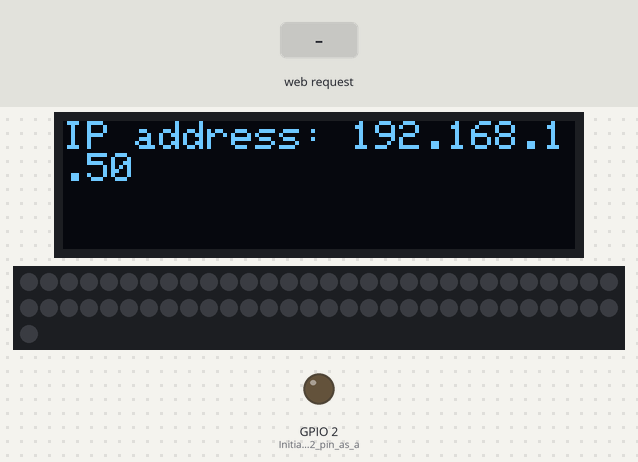
Bench run of a sketch on a simulated ESP8266 (NodeMCU). Parts: 128×32 one-colour display, 61 RGB LEDs in strip order, left to right, continuing on the next row, output pins drawn as LEDs (lit = HIGH). Inputs (shaded band) come from the test bench. WiFi joins after 1.5 s; servers stay silent unless stated; what the sketch prints to the serial monitor is not drawn.

Above: at 3.3 s.
3.4 s: HTTP request GET / received
Timing chart, 0 to 6.4 s (numbered marks = the images above; inputs shaded):
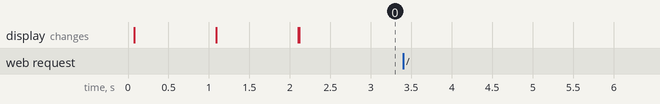

Measured:
- after the input at 3.4 s, every drawn part: stays the same

The sketch:

firstpass.ino
```cpp
// A basic everyday NeoPixel strip test program.

// NEOPIXEL BEST PRACTICES for most reliable operation:
// - Add 1000 uF CAPACITOR between NeoPixel strip's + and - connections.
// - MINIMIZE WIRING LENGTH between microcontroller board and first pixel.
// - NeoPixel strip's DATA-IN should pass through a 300-500 OHM RESISTOR.
// - AVOID connecting NeoPixels on a LIVE CIRCUIT. If you must, ALWAYS
//   connect GROUND (-) first, then +, then data.
// - When using a 3.3V microcontroller with a 5V-powered NeoPixel strip,
//   a LOGIC-LEVEL CONVERTER on the data line is STRONGLY RECOMMENDED.
// (Skipping these may work OK on your workbench but can fail in the field)

#include <SPI.h>
#include <Wire.h>
#include <Adafruit_GFX.h>
#include <Adafruit_SSD1306.h>
#include <Adafruit_NeoPixel.h>
#include <ESP8266WiFi.h>
#include <ESP8266WebServer.h>
#include <ArduinoJson.h>


#define SCREEN_WIDTH 128 // OLED display width, in pixels
#define SCREEN_HEIGHT 32 // OLED display height, in pixels
#define OLED_RESET     -1 // Reset pin # (or -1 if sharing Arduino reset pin)
#define SCREEN_ADDRESS 0x3C ///< See datasheet for Address; 0x3D for 128x64, 0x3C for 128x32
Adafruit_SSD1306 display(SCREEN_WIDTH, SCREEN_HEIGHT, &Wire, OLED_RESET);

const char* ssid     = "lavalamp";         // The SSID (name) of the Wi-Fi network you want to connect to
const char* password = "zzm313y29";


// {
//   "pin": 1,
//   "r": 255,
//   "g": 255,
//   "b": 255
// }
//
const int docSize = JSON_OBJECT_SIZE(4);
StaticJsonDocument<docSize> doc;

ESP8266WebServer server(80);

void handleRoot();              // function prototypes for HTTP handlers
void handleNotFound();

// Which pin on the Arduino is connected to the NeoPixels?
// On a Trinket or Gemma we suggest changing this to 1:
#define LED_PIN    12

// How many NeoPixels are attached to the Arduino?
#define LED_COUNT 61

// Declare our NeoPixel strip object:
Adafruit_NeoPixel strip(LED_COUNT, LED_PIN, NEO_GRB + NEO_KHZ800);
// Argument 1 = Number of pixels in NeoPixel strip
// Argument 2 = Arduino pin number (most are valid)
// Argument 3 = Pixel type flags, add together as needed:
//   NEO_KHZ800  800 KHz bitstream (most NeoPixel products w/WS2812 LEDs)
//   NEO_KHZ400  400 KHz (classic 'v1' (not v2) FLORA pixels, WS2811 drivers)
//   NEO_GRB     Pixels are wired for GRB bitstream (most NeoPixel products)
//   NEO_RGB     Pixels are wired for RGB bitstream (v1 FLORA pixels, not v2)
//   NEO_RGBW    Pixels are wired for RGBW bitstream (NeoPixel RGBW products)


void setup() {
  Serial.begin(9600);
   // initialize digital pin LED_BUILTIN as an output.
  pinMode(LED_BUILTIN, OUTPUT);
  pinMode(2, OUTPUT);     // Initialize GPIO2 pin as an output  - TODO why are we doign this?

  delay(10);
  Serial.println('\n');


  // SSD1306_SWITCHCAPVCC = generate display voltage from 3.3V internally
  if (!display.begin(SSD1306_SWITCHCAPVCC, SCREEN_ADDRESS)) {
    Serial.println(F("SSD1306 allocation failed"));
    for (;;); // Don't proceed, loop forever
  }
  outputToDisplay("Starting up");

  delay(10);
  outputToDisplay("Connecting to " + String(ssid));
  WiFi.begin(ssid, password);
  int i = 0;
  while (WiFi.status() != WL_CONNECTED) { // Wait for the Wi-Fi to connect
    delay(1000);
   outputToDisplay(String(++i));
  }

  outputToDisplay("IP address: " + WiFi.localIP().toString());

  server.on("/", handleRoot);               // Call the 'handleRoot' function when a client requests URI "/"
  server.onNotFound(handleNotFound);        // When a client requests an unknown URI (i.e. something other than "/"), call function "handleNotFound"

  server.begin();
  Serial.println("HTTP server started");

  strip.begin();           // INITIALIZE NeoPixel strip object (REQUIRED)
  strip.show();            // Turn OFF all pixels ASAP
  strip.setBrightness(255); // Set BRIGHTNESS to about 1/5 (max = 255)


}


// loop() function -- runs repeatedly as long as board is on ---------------
void loop() {
  server.handleClient();
}

void fireLED(int pin, int r, int g, int b) {
  // LEDs are indexed from 0, but as this function returns 0 if the string isn't convertable, we'll need to assume human 1-base indexing
  // Clear outside the check, otherwise I'll neevr be able to swithc them back off
  strip.clear();
  if (pin > 0) {
    strip.setPixelColor(pin -1 , strip.Color(r, g, b)); // Set pixel 'c' to value 'color'
  }

  strip.show(); // Update strip with new contents
}

void outputToDisplay(String message) {
  display.clearDisplay();

  display.setTextSize(1);      // Normal 1:1 pixel scale
  display.setTextColor(SSD1306_WHITE); // Draw white text
  display.setCursor(0, 0);     // Start at top-left corner
  display.cp437(true);         // Use full 256 char 'Code Page 437' font

  display.write(message.c_str());

  display.display();
}

void handleRoot() {
  DeserializationError error = deserializeJson(doc, server.arg("plain").c_str());
  if (error) {
    Serial.print(F("deserializeJson() failed: "));
    Serial.println(error.f_str());
    server.send(500, "text/plain", String("deserializeJson() failed: ") + error.f_str());
    return;
  }
  int pin = doc["pin"];
  int r = doc["r"];
  int g = doc["g"];
  int b = doc["b"];

  fireLED(pin, r, g, b);

  server.send(200, "text/plain", String("Increase pin to ") + String(pin));   // Send HTTP status 200 (Ok) and send some text to the browser/client
}

void handleNotFound() {
  server.send(404, "text/plain", "404: Not found"); // Send HTTP status 404 (Not Found) when there's no handler for the URI in the request
}
```
